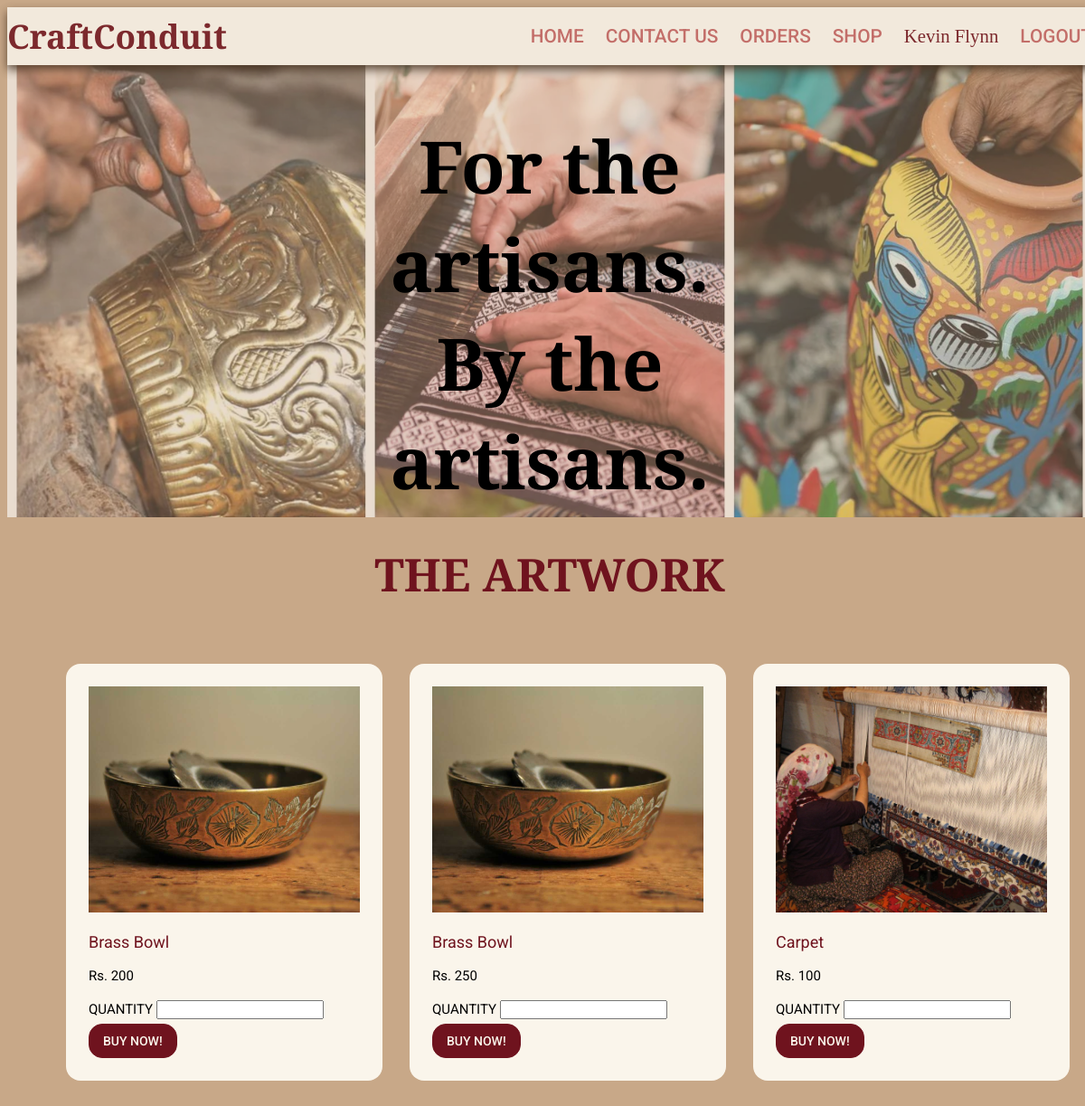
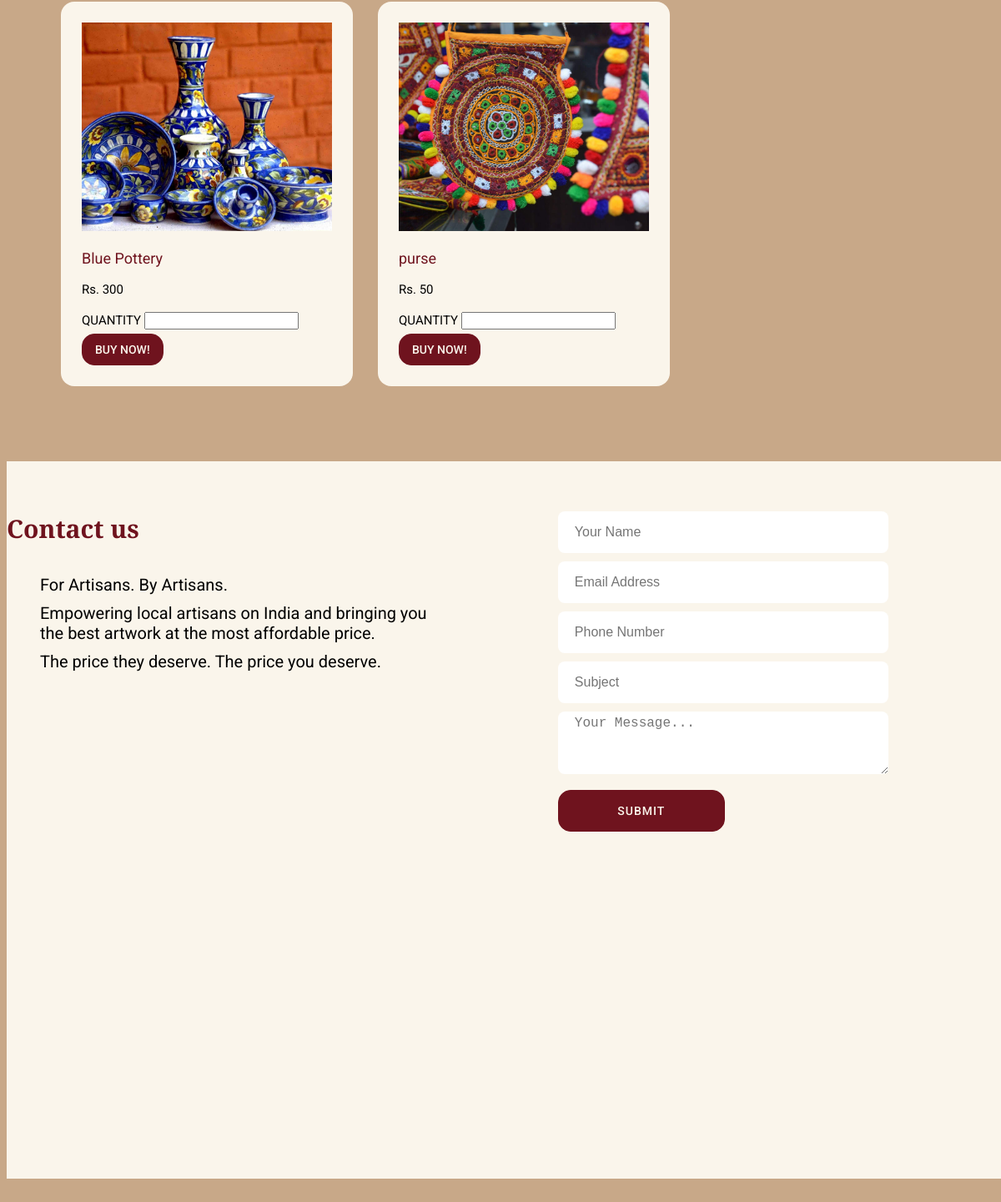
The page /shop (signed in) on the database its author committed (2 pictures, top to bottom).
### grid/models.py (models this page shows, shortened)
class product(models.Model):
    pid=models.CharField(max_length=122)
    pname=models.CharField(max_length=122)
    sphone=models.CharField(max_length=122)
    price=models.CharField(max_length=122)
    image=models.ImageField(upload_to='product/')

### grid/views.py (the view)
# urls.py: path('shop',views.shop,name='shop'),
def shop(request):
    if(request.method=="POST"):
        if(request.user.is_anonymous):
            return redirect("login")
        else:
            orderid=gen_id()
            buyerid=request.user
            sellerid=request.POST.get('seller_id')
            product_name=request.POST.get('product_name')
            quantity=request.POST.get('quantity')
            pid=request.POST.get('product_id')
            order_date=datetime.date.today()
            req=order(orderid=orderid,buyerid=buyerid,sellerid=sellerid,
                      product_name=product_name,order_date=order_date,quantity=quantity
                      ,product_id=pid)
            req.save()
            message="ORDER RECIEVED:PRODUCT_NAME:%s QUANTITY:%s"%(product_name,quantity)
            phone=product.objects.filter(pid=pid)
            phone=phone.first()
            phone=phone.sphone;
            phone="+91"+phone;
            print(phone)
            return redirect("shop")
    else:
        userdata=user.objects.filter(phone=request.user)
        userdata=userdata.first()
        products=product.objects.filter()
        cont={
            'loggedin':True,
            'userdata':userdata,
            'products':products
        }
        return render(request,"ecom.html",cont)

### template/ecom.html (shortened to what this page needs)
{% load static %}
<!DOCTYPE html>
<html>
    <head>
        <link rel="stylesheet" href="{% static 'ecom.css' %}" />
    </head>
    <body>
      <nav class="navbar">
        <div class="navbar-container container">
            <ul class="menu-items">
                <li><a href="home">HOME</a></li>
                <li><a href="#contact">CONTACT US</a></li>
                {% if not loggedin %}
                <li><a href="login">LOGIN</a></li>
                {% else %}
                <li><a href="orders">ORDERS</a></li>
                  {% if userdata.type == "A" %}
                    <li><a href="productreg">PRODUCT</a></li>
                    <li><a href="nearby">EVENTS</a></li>
                  {% else %}
                    <li><a href="shop">SHOP</a></li>
                  {% endif %}
                  <li>{{request.user.first_name}}</li>
                  <li><a href="logout">LOGOUT</a></li>
                {% endif %}
            </ul>
            <h1 class="logo">CraftConduit</h1>
        </div>
    </nav>
        <div class="home_con">
          <img class="home_im1" src="{% static 'ecomcollage.webp' %}" alt="Artisan Photo">
          <h1 class="head_img">For the artisans. <br> By the artisans.</h1>
      </div>
    <section id="sellers">
        <div class="seller container">
            <h2>THE ARTWORK</h2>
            <div class="best-seller">
              {% for prod in products %}
                <div class="best-p1">
                    <img src="{{prod.image.url}}" alt="img">
                    <div class="best-p1-txt">
                        <div class="name-of-p">
                            <p>{{prod.pname}}</p>
                        </div>
                        <div class="price">
                            Rs. {{prod.price}}</div>
                            <br>
                            <form method="POST" action="shop">
                              <div class="quantity">
                                <label for="price-range">QUANTITY</label>
                                <input type="number" id="quantity" name="quantity" min="1" step="1" required>
                              </div>
                              <div class="buy-now">
                                <div class="submit"><input type="submit" value="BUY NOW!"></div>
                            </div>
                            </form>
                    </div>
                  </div>
              {% endfor %}
                  </div>
            </div>
    </section>
</body>
        <section class="contact-sec sec-pad">
          <div class="container">
            <div class="contactrow">
              <div class="col-md-6">
                <div class="contact-detail">
                  <h1 class="contacth1">Contact us</h1>
                  <ul class="contact-ul">
                    <li>For Artisans. By Artisans.</li>
                                <li> Empowering local artisans on India and bringing you the best artwork at the most affordable price.</li>
                                <li>The price they deserve. The price you deserve.</li>
                  </ul>
                  </div>
                  </div>
              <div class="form1">
                <form action="#" class="contFrm" method="POST">
                  <div class="row">
                    <div class="col">
                      <input type="text" name="name" placeholder="Your Name" class="inptFld" required />
                    </div>
                    <div class="col-sm-6">
                      <input type="email" name="email" placeholder="Email Address" class="inptFld" required />
                    </div>
                    <div class="col-sm-6">
                      <input type="tel" name="phone" placeholder="Phone Number" class="inptFld" required />
                    </div>
                    <div class="col-sm-6">
                      <input type="text" name="sub" placeholder="Subject" class="inptFld" required />
                    </div>
                    <div class="col-12">
                      <textarea class="inptFld" rows="" cols="" placeholder="Your Message..." required></textarea>
                    </div>
                    <div class="col-12">
                      <input type="submit" name="submit" value="SUBMIT" class="inptBtn" />
                    </div>
                  </div>
                </form>
              </div>
            </div>
          </div>
        </section>
    </body>
</html>

### static/ecom.css (style rules this page uses)
:root { --brown: #493423; --maroon: #6f131e; --carrot: #c26464; --cream: #faf5eb; --dark: #040E1E; --sand: #c8a888; --golden: #BCA401; --pink: #F0BD8E; }
body { background: var(--sand); background-repeat: no-repeat; background-size: cover; width: 100%; height: 100%; background-attachment: fixed; }
.logo { font-family: 'Bree Serif', serif; color: var(--maroon); }
.container { max-width: 1200px; width: 100%; margin: auto; }
.navbar { box-shadow: 0px 5px 10px 0px var(--brown); position: fixed; width: 100%; background: var(--cream); color: var(--maroon); opacity: 0.85; z-index: 100; }
.navbar-container { display: flex; justify-content: space-between; height: 64px; align-items: center; }
.menu-items { order: 2; display: flex; }
.logo { order: 1; font-size: 2.3rem; }
.menu-items li { list-style: none; margin-left: 1.5rem; font-size: 1.3rem; }
.navbar a { color: var(--carrot); text-decoration: none; font-weight: 500; transition: color 0.3s ease-in-out; font-family: 'Roboto', serif; }
.home_con { position: relative; text-align: center; }
.home_im1 { width: 100%; height: 500px; margin-top: 64px; object-fit: cover; opacity: 0.6; background-color:var(--brown); }
.head_img { font-family: 'Bree Serif', serif; font-size: 80px; color: black; position: absolute; top: 50%; left: 50%; transform: translate(-50%, -50%); }
* { box-sizing:border-box }
.contacth1 { position: relative; font-size: 30px; font-family: 'Bree Serif', serif; color: var(--maroon); margin: 0 0 35px; }
.contactrow { display: flex; flex-direction:row; }
.contact-detail { width: 100%; height: 100vh; text-align: left; }
.form1 { width: 100%; height: 100vh; }
ul { list-style: none; }
input { overflow: hidden; }
.sec-pad { padding: 60px 0 0; margin: 50px 0; }
.contact-sec { display:flex; flex-direction:column; align-items: center; display: flex; background-color: var(--cream); }
.contact-sec .contact-ul li, .contact-ul b { font-size: 20px; margin: 10px 0; font-family: "Roboto", sans-serif; word-wrap: break-word; }
form.contFrm { max-width: 396px; margin: auto; }
.inptFld { width: 100%; height: 50px; border: 0; margin: 0 0 10px; border-radius: 8px; padding: 0 20px; font-size: 16px; color: #000; }
.contFrm textarea { height: 75px; padding-top: 5px; }
.inptBtn { height: 50px; border: 0; background: var(--carrot); font-size: 14px; color: #fff; margin: auto; letter-spacing: 1px; cursor: pointer; width: 100%; max-width: 200px; transition: all 0.3s; }
.best-seller { display: grid; grid-template-columns: auto auto auto ; padding: 25px; margin:25px; }
.best-p1 { margin:15px; }
.quantity { padding-right: -10px; }
.price, .quantity { font-family: "Roboto", sans-serif; font-size: 15px; }
.name-of-p { font-family: "Roboto", sans-serif; color: var(--maroon); font-size: 18px; }
.seller h2 { font-family: "Bree Serif", serif; margin-top: 25px; margin-bottom: 20px; text-align: center; font-size: 50px; color: var(--maroon); }
.best-p1 { background-color: var(--cream); padding: 25px; border-radius: 1rem; }
.seller .best-p1 img { height: 250px; width: 300px; object-fit: cover; }
.seller .best-p1 .price { display: flex; justify-content: space-between; }
input[type="submit"] { font-family: "Roboto", sans-serif; text-decoration: none; color: var(--cream); padding: 10px 15px; margin-top: 5px; font-size: 14px; cursor: pointer; text-transform: uppercase; background-color: var(--maroon); border: none; border-radius: 15px; font-weight: 500; border: 1px solid var(--maroon); transition: 0.5s; }

### rows shown on the page
product: image (picture), pname "Brass Bowl", price "200"
product: image (picture), pname "Brass Bowl", price "250"
product: image (picture), pname "Carpet", price "100"
product: image (picture), pname "Blue Pottery", price "300"
product: image (picture), pname "purse", price "50"

### other values the page prints
{{ request.user.first_name }} "Kevin Flynn"
